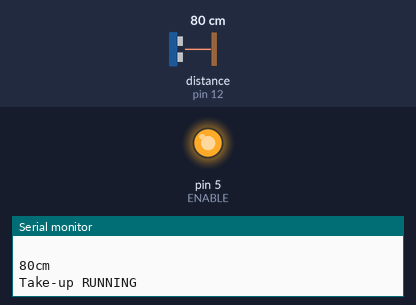
The sketch below on a simulated Arduino Mega 2560, built with avr-gcc and run on an emulated ATmega2560. Shown: output pins drawn as LEDs (lit = HIGH), the last lines printed to the serial monitor. The inputs (shaded band) are chosen by the test bench; at power-on: distance to the obstacle (sensor on pin 12) 80 cm. The echo pulse lasts 58.3 µs per cm.

Above: at 3.6 s.
At 10.3 s:
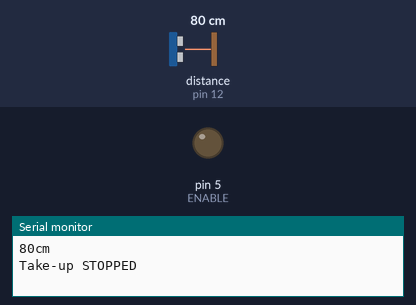
Timing chart, 0 to 18.4 s (numbered marks = the images above):
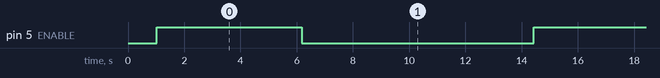

Measured:
- by itself, pin 5 (ENABLE): alternates HIGH for 5.2 s and LOW for 8.2 s

The sketch:

HaltcController.ino
```cpp
//Arduino Mega Micrcontroller
//1/26/20201
#include "SR04.h"
#define TRIG_PIN 12
#define ECHO_PIN 11
//Out to relay
#define ENABLE 5

//Seconds for take-up to sleep no matter the slack
#define MIN_SLEEP_SECONDS 8
//Limit on total seconds to run regardless of the slack
#define MAX_RUNNING_SECONDS 5
//slack distance from sensor in centimeters
#define SLACK_DISTANCE_THRESHOLD 110


SR04 sr04 = SR04(ECHO_PIN,TRIG_PIN);
long slackDistance;
long sleepSeconds;
long runningSeconds;


void setup() {
   pinMode(ENABLE,OUTPUT);
   Serial.begin(9600);
   delay(1000);
}

void loop() {

   slackDistance = sr04.Distance();

   //information to terminal
   Serial.print(slackDistance);
   Serial.println("cm");

   if ( slackDistance < SLACK_DISTANCE_THRESHOLD && runningSeconds < MAX_RUNNING_SECONDS){
    runningSeconds = runningSeconds + 1;
    //take-up slack
    Serial.println("Take-up RUNNING");
    digitalWrite(ENABLE,HIGH); // trigger relay to turn on voltage to halt circuit
   }else{
    sleepSeconds = sleepSeconds + 1;
    if(sleepSeconds < MIN_SLEEP_SECONDS){
      //stop slack take-up
      Serial.println("Take-up STOPPED");
      digitalWrite(ENABLE,LOW); // trigger relay to turn off voltage to halt circuit
    }else{
      Serial.println("Take-up counters reset");
      sleepSeconds = 0;
      runningSeconds = 0;
    }
   }
   //read every second
   delay(1000);
   Serial.println("      ");

}
```
